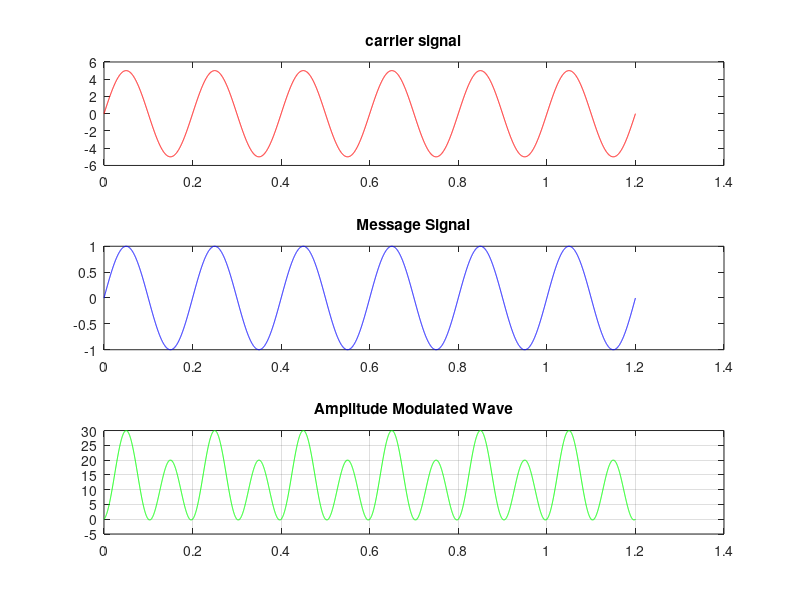

Recreate this plot in MATLAB.
function am = amplitude

Ac = input('Enter the value of carrier amplitude: ');
m = input('Enter the value of modulation index: ');
fc = input('Enter the value of carrier frequency: ');
fm = input('Enter the value of message signal frequency: ');

Tfm = 1/fm;
Tfc = 1/fc;

t1 = 0:Tfm/999:6*Tfm;
t2 = 0:Tfc/999:6*Tfc;

carrier_wave = Ac*sin(2*pi*fc*t2);
subplot(3,1,1)
plot(t2, carrier_wave, 'r');
title('carrier signal');

message_wave = (Ac/m)*sin(2*pi*fm*t1);
subplot(3,1,2)
plot(t1, message_wave, 'b');
title('Message Signal');

am = Ac*(1+m.*sin(2*pi*fm*t1)).*sin(2*pi*fc*t1);
subplot(3,1,3)
plot(t1, am, 'g');
title('Amplitude Modulated Wave');
grid on;

end